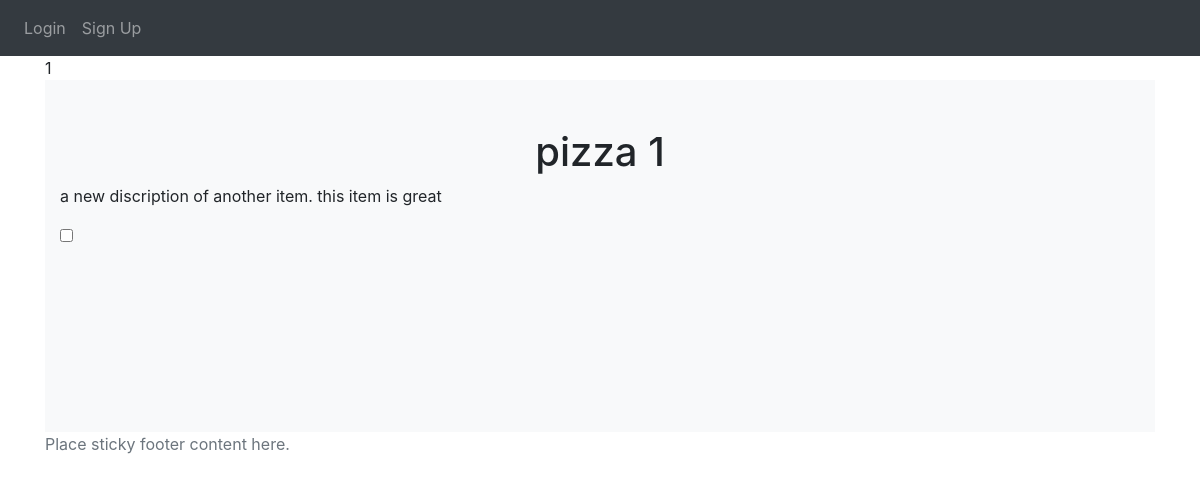
Page /item/1 on the committed database.
### website/models.py (models this page shows)
class Items(db.Model):
    id = db.Column(db.Integer, primary_key=True)
    quantity = db.Column(db.Integer)
    price = db.Column(db.Integer)
    option1price = db.Column(db.Integer)
    option2price = db.Column(db.Integer)
    name = db.Column(db.String(150))
    option1Name = db.Column(db.String(150))
    option2Name = db.Column(db.String(150))
    description = db.Column(db.String(500))
    option1Description = db.Column(db.String(500))
    option2Description = db.Column(db.String(500))
    item_image = db.Column(db.String(40))

### website/views.py (the view)
@views.route('/item/<int:id>', methods=['GET', 'POST'])
def item(id):
  if request.method == 'POST':
    name = request.form.get('name')
    price = request.form.get('price')
    quantity = request.form.get('quantity')
    cart_item = Cart(name=name, price=price, quantity=quantity)
    db.session.add(cart_item)
    db.session.commit()
    flash('Added to cart!', category='success')
    return redirect(url_for('views.cart'))
  else:
    rows = Cart.query.filter(Cart.id).count()
    return render_template('item.html', user=current_user, current_item=get_items()[id-1], rows = rows)

### website/views.py (called while the page is built)
def get_items():
  ids = [id[0] for id in Items.query.with_entities(Items.id).all()] # fixed
  test_items = []
  for id in ids:
    item = Items.query.filter_by(id=id).first()
    grabber = {'id': 0, 'name': '', 'price': 0, 'desc': '', 'img': '', 'toppings': ['']}
    grabber['id'] = item.id
    grabber['name'] = item.name
    grabber['price'] = item.price
    grabber['desc'] = item.description
    grabber['img'] = item.item_image
    test_items.append(grabber)
  return test_items

### website/templates/item.html (shortened to what this page needs)
{% extends "base.html" %} {% block title %}Item{% endblock %}
{% block content%}
{{current_item.id}}
<div class="album py-5 bg-light">
    <h1 align="center">{{ current_item.name }}</h1>
    <div class="container">
        <p>{{ current_item.desc }}</p>
        <p>
          {% for topping in current_item.toppings %}
          <input type="checkbox" id="id_{{topping}}" name="toppings" value="{{topping}}">
          <label for="id_{{topping}}">{{ topping }}</label><br>
          {% endfor %}
        </p>
        <form method="POST">
          <div class="form-group">
          </div>
          <div class="form-group">
          </div>
          <div class="form-group">
          </div>
      </form>
    </div>
</div>
{% endblock %}

### rows in the picture
Items: name "pizza 1", desc "a new discription of another item. this item is great"

### other values in the picture
{{ current_item.id }} "1"
